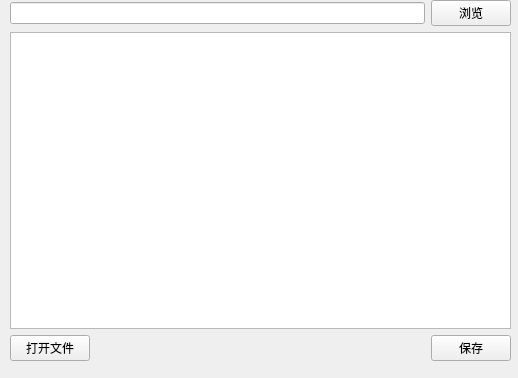
<?xml version="1.0" encoding="UTF-8"?>
<ui version="4.0">
 <class>MainWindow</class>
 <widget class="QMainWindow" name="MainWindow">
  <property name="geometry">
   <rect>
    <x>0</x>
    <y>0</y>
    <width>518</width>
    <height>378</height>
   </rect>
  </property>
  <property name="windowTitle">
   <string>MainWindow</string>
  </property>
  <widget class="QWidget" name="centralwidget">
   <widget class="QWidget" name="">
    <property name="geometry">
     <rect>
      <x>10</x>
      <y>0</y>
      <width>501</width>
      <height>361</height>
     </rect>
    </property>
    <layout class="QVBoxLayout" name="verticalLayout">
     <item>
      <layout class="QHBoxLayout" name="horizontalLayout">
       <item>
        <widget class="QLineEdit" name="lineEdit"/>
       </item>
       <item>
        <widget class="QPushButton" name="dirBtn">
         <property name="text">
          <string>浏览</string>
         </property>
        </widget>
       </item>
      </layout>
     </item>
     <item>
      <widget class="QTextEdit" name="textEdit"/>
     </item>
     <item>
      <layout class="QHBoxLayout" name="horizontalLayout_2">
       <item>
        <widget class="QPushButton" name="openBtn">
         <property name="text">
          <string>打开文件</string>
         </property>
        </widget>
       </item>
       <item>
        <spacer name="horizontalSpacer">
         <property name="orientation">
          <enum>Qt::Horizontal</enum>
         </property>
         <property name="sizeHint" stdset="0">
          <size>
           <width>40</width>
           <height>20</height>
          </size>
         </property>
        </spacer>
       </item>
       <item>
        <widget class="QPushButton" name="saveBtn">
         <property name="text">
          <string>保存</string>
         </property>
        </widget>
       </item>
      </layout>
     </item>
    </layout>
   </widget>
  </widget>
 </widget>
 <resources/>
 <connections/>
</ui>
